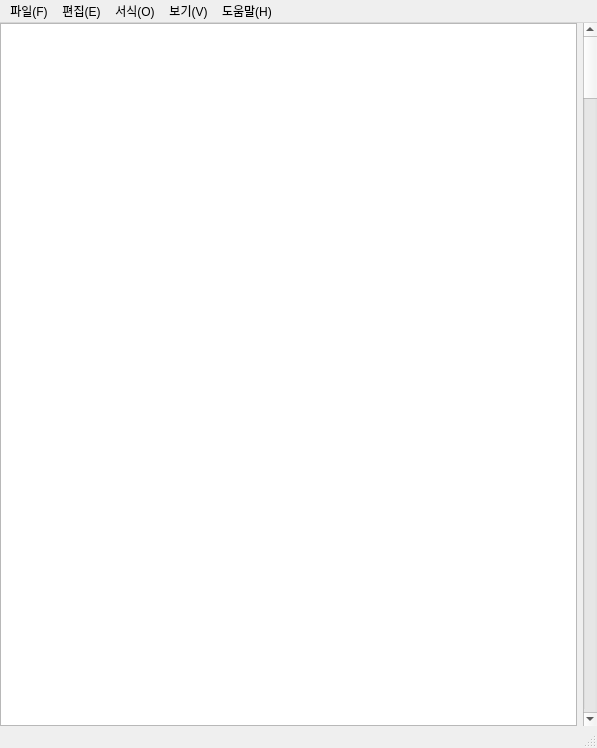
<?xml version="1.0" encoding="UTF-8"?>
<ui version="4.0">
 <class>MainWindow</class>
 <widget class="QMainWindow" name="MainWindow">
  <property name="geometry">
   <rect>
    <x>0</x>
    <y>0</y>
    <width>597</width>
    <height>748</height>
   </rect>
  </property>
  <property name="windowTitle">
   <string>Notepad</string>
  </property>
  <widget class="QWidget" name="centralwidget">
   <layout class="QGridLayout" name="gridLayout">
    <property name="leftMargin">
     <number>0</number>
    </property>
    <property name="topMargin">
     <number>0</number>
    </property>
    <property name="rightMargin">
     <number>0</number>
    </property>
    <property name="bottomMargin">
     <number>0</number>
    </property>
    <item row="0" column="0">
     <layout class="QGridLayout" name="gridLayout_2">
      <item row="0" column="0">
       <widget class="QTextEdit" name="Text_Plane"/>
      </item>
      <item row="0" column="1">
       <widget class="QScrollBar" name="verticalScrollBar">
        <property name="orientation">
         <enum>Qt::Vertical</enum>
        </property>
       </widget>
      </item>
     </layout>
    </item>
   </layout>
  </widget>
  <widget class="QMenuBar" name="menubar">
   <property name="geometry">
    <rect>
     <x>0</x>
     <y>0</y>
     <width>597</width>
     <height>21</height>
    </rect>
   </property>
   <widget class="QMenu" name="menu_File">
    <property name="title">
     <string>파일(F)</string>
    </property>
    <addaction name="action_New_FIle"/>
    <addaction name="action_Open"/>
    <addaction name="action_Save"/>
    <addaction name="action_Save_As_New"/>
    <addaction name="separator"/>
    <addaction name="action_Close"/>
   </widget>
   <widget class="QMenu" name="menu_Edit">
    <property name="title">
     <string>편집(E)</string>
    </property>
    <addaction name="action_Undo"/>
    <addaction name="separator"/>
    <addaction name="action_Cut"/>
    <addaction name="action_Copy"/>
    <addaction name="action_Paste"/>
    <addaction name="action_Del"/>
    <addaction name="separator"/>
    <addaction name="action_Find"/>
    <addaction name="action_Replace"/>
    <addaction name="separator"/>
    <addaction name="action_Select_All"/>
    <addaction name="action_Day_Time"/>
   </widget>
   <widget class="QMenu" name="menu_Form">
    <property name="title">
     <string>서식(O)</string>
    </property>
    <addaction name="action_Auto_Line"/>
    <addaction name="action_Word_Format"/>
   </widget>
   <widget class="QMenu" name="menu_View">
    <property name="title">
     <string>보기(V)</string>
    </property>
    <widget class="QMenu" name="menu">
     <property name="title">
      <string>확대하기/축소하기</string>
     </property>
     <addaction name="action_Zoom_In"/>
     <addaction name="action_Zoom_Out"/>
    </widget>
    <addaction name="menu"/>
    <addaction name="action_State"/>
   </widget>
   <widget class="QMenu" name="menu_Help">
    <property name="title">
     <string>도움말(H)</string>
    </property>
    <addaction name="action_See_Help"/>
    <addaction name="action_Send_Feedback"/>
    <addaction name="separator"/>
    <addaction name="action_Info"/>
   </widget>
   <addaction name="menu_File"/>
   <addaction name="menu_Edit"/>
   <addaction name="menu_Form"/>
   <addaction name="menu_View"/>
   <addaction name="menu_Help"/>
  </widget>
  <widget class="QStatusBar" name="statusbar"/>
  <action name="action_New_FIle">
   <property name="text">
    <string>새로 만들기(N)</string>
   </property>
   <property name="shortcut">
    <string>Ctrl+N</string>
   </property>
  </action>
  <action name="action_New_Window">
   <property name="text">
    <string>새 창(W)</string>
   </property>
   <property name="shortcut">
    <string>Ctrl+Shift+N</string>
   </property>
  </action>
  <action name="action_Open">
   <property name="text">
    <string>열기(O)</string>
   </property>
   <property name="shortcut">
    <string>Ctrl+O</string>
   </property>
  </action>
  <action name="action_Save">
   <property name="text">
    <string>저장(S)</string>
   </property>
   <property name="shortcut">
    <string>Ctrl+S</string>
   </property>
  </action>
  <action name="action_Save_As_New">
   <property name="text">
    <string>다른 이름으로 저장(A)</string>
   </property>
   <property name="shortcut">
    <string>Ctrl+Shift+S</string>
   </property>
  </action>
  <action name="action_Undo">
   <property name="text">
    <string>실행 취소(U)</string>
   </property>
   <property name="shortcut">
    <string>Ctrl+Z</string>
   </property>
  </action>
  <action name="action_Cut">
   <property name="text">
    <string>잘라내기(T)</string>
   </property>
   <property name="shortcut">
    <string>Ctrl+X</string>
   </property>
  </action>
  <action name="action_Copy">
   <property name="text">
    <string>복사(C)</string>
   </property>
   <property name="shortcut">
    <string>Ctrl+C</string>
   </property>
  </action>
  <action name="action_Paste">
   <property name="text">
    <string>붙여넣기(P)</string>
   </property>
   <property name="shortcut">
    <string>Ctrl+V</string>
   </property>
  </action>
  <action name="action_Del">
   <property name="text">
    <string>삭제(L)</string>
   </property>
   <property name="shortcut">
    <string>Del</string>
   </property>
  </action>
  <action name="action_Find">
   <property name="text">
    <string>찾기(F)</string>
   </property>
   <property name="shortcut">
    <string>Ctrl+F</string>
   </property>
  </action>
  <action name="action_Next_Find">
   <property name="text">
    <string>다음 찾기(N)</string>
   </property>
   <property name="shortcut">
    <string>F3</string>
   </property>
  </action>
  <action name="action_Prev_Find">
   <property name="text">
    <string>이전 찾기(V)</string>
   </property>
   <property name="shortcut">
    <string>Shift+F3</string>
   </property>
  </action>
  <action name="action_Replace">
   <property name="text">
    <string>바꾸기(R)</string>
   </property>
   <property name="shortcut">
    <string>Ctrl+H</string>
   </property>
  </action>
  <action name="action_Move">
   <property name="text">
    <string>이동(G)</string>
   </property>
   <property name="shortcut">
    <string>Ctrl+G</string>
   </property>
  </action>
  <action name="action_Select_All">
   <property name="text">
    <string>모두 선택(A)</string>
   </property>
   <property name="shortcut">
    <string>Ctrl+A</string>
   </property>
  </action>
  <action name="action_Day_Time">
   <property name="text">
    <string>시간/날짜(D)</string>
   </property>
   <property name="shortcut">
    <string>F5</string>
   </property>
  </action>
  <action name="action_Auto_Line">
   <property name="checkable">
    <bool>true</bool>
   </property>
   <property name="text">
    <string>자동 줄 바꿈(W)</string>
   </property>
  </action>
  <action name="action_Word_Format">
   <property name="text">
    <string>글꼴(F)</string>
   </property>
  </action>
  <action name="action_State">
   <property name="text">
    <string>상태 표시줄(S)</string>
   </property>
  </action>
  <action name="action_See_Help">
   <property name="text">
    <string>도움말 보기(H)</string>
   </property>
  </action>
  <action name="action_Send_Feedback">
   <property name="text">
    <string>피드백 보내기(F)</string>
   </property>
  </action>
  <action name="action_Info">
   <property name="text">
    <string>메모장 정보(A)</string>
   </property>
  </action>
  <action name="action_Close">
   <property name="text">
    <string>끝내기(X)</string>
   </property>
  </action>
  <action name="action_Zoom_In">
   <property name="text">
    <string>확대하기(I)</string>
   </property>
   <property name="shortcut">
    <string>Ctrl++</string>
   </property>
  </action>
  <action name="action_Zoom_Out">
   <property name="text">
    <string>축소하기(O)</string>
   </property>
   <property name="shortcut">
    <string>Ctrl+-</string>
   </property>
  </action>
 </widget>
 <resources/>
 <connections/>
</ui>
